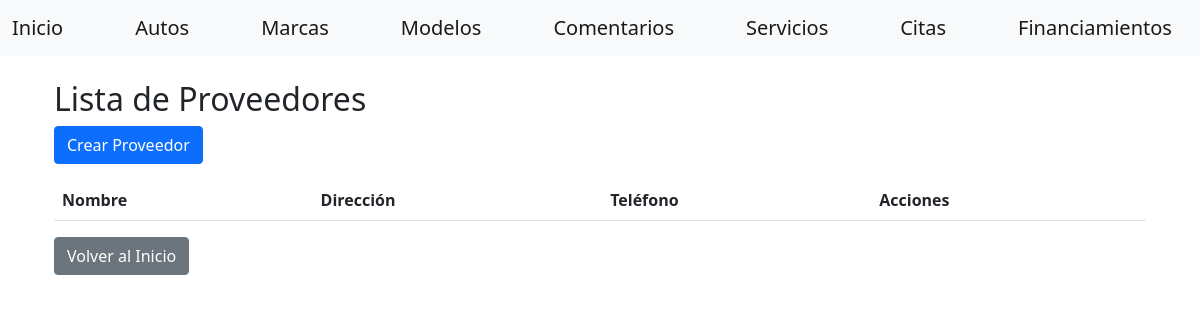
/gestion/proveedores/, run on an earlier commit of the app's database.
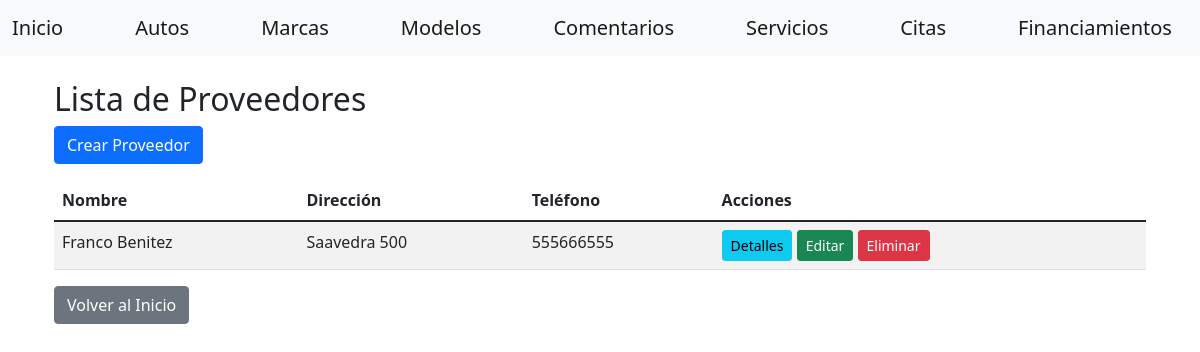
And on a later commit of the database.
### gestion/models.py (models this page shows, shortened)
class Proveedor(models.Model):
    nombre = models.CharField(max_length=100)
    telefono = models.CharField(max_length=15)
    direccion = models.CharField(max_length=255)
    autos = models.ManyToManyField(Auto)

### gestion/views/proveedor_view.py (the view)
# urls.py: path('proveedores/', proveedor_view.ProveedorListView.as_view(), name='proveedor-list'),
class ProveedorListView(View):
    def get(self, request, *args, **kwargs):
        repo = ProveedorRepository()
        proveedores = repo.get_all()
        return render(
            request,
            'proveedores/list.html',
            dict(
                proveedores=proveedores
            )
        )

### gestion/repositories/proveedor_repository.py (called while the page is built)
    def get_all(self) -> List[Proveedor]:
        return Proveedor.objects.all()

### gestion/templates/proveedores/list.html (shortened to what this page needs)
{% extends "home/base.html" %}
{% block content %}
<div class="container mt-3">
    <h2>Lista de Proveedores</h2>
    <a href="{% url 'proveedor-create' %}" class="btn btn-primary mb-3">Crear Proveedor</a>
    <table class="table table-striped">
        <thead>
            <tr>
                <th>Nombre</th>
                <th>Dirección</th>
                <th>Teléfono</th>
                <th>Acciones</th>
            </tr>
        </thead>
        <tbody>
            {% for proveedor in proveedores %}
                <tr>
                    <td>{{ proveedor.nombre }}</td>
                    <td>{{ proveedor.direccion }}</td>
                    <td>{{ proveedor.telefono }}</td>
                    <td>
                        <a href="{% url 'proveedor-detail' proveedor.id %}" class="btn btn-info btn-sm">Detalles</a>
                        <a href="{% url 'proveedor-update' proveedor.id %}" class="btn btn-success btn-sm">Editar</a>
                        <form action="{% url 'proveedor-delete' proveedor.id %}" method="post" class="d-inline">
                            <button type="submit" class="btn btn-danger btn-sm">Eliminar</button>
                        </form>
                    </td>
                </tr>
            {% endfor %}
        </tbody>
    </table>
    <a href="{% url 'index' %}" class="btn btn-secondary">Volver al Inicio</a>
</div>
{% endblock %}

What changed in the data, as far as the page shows it:
added Proveedor: nombre "Franco Benitez", direccion "Saavedra 500", telefono "555666555"
